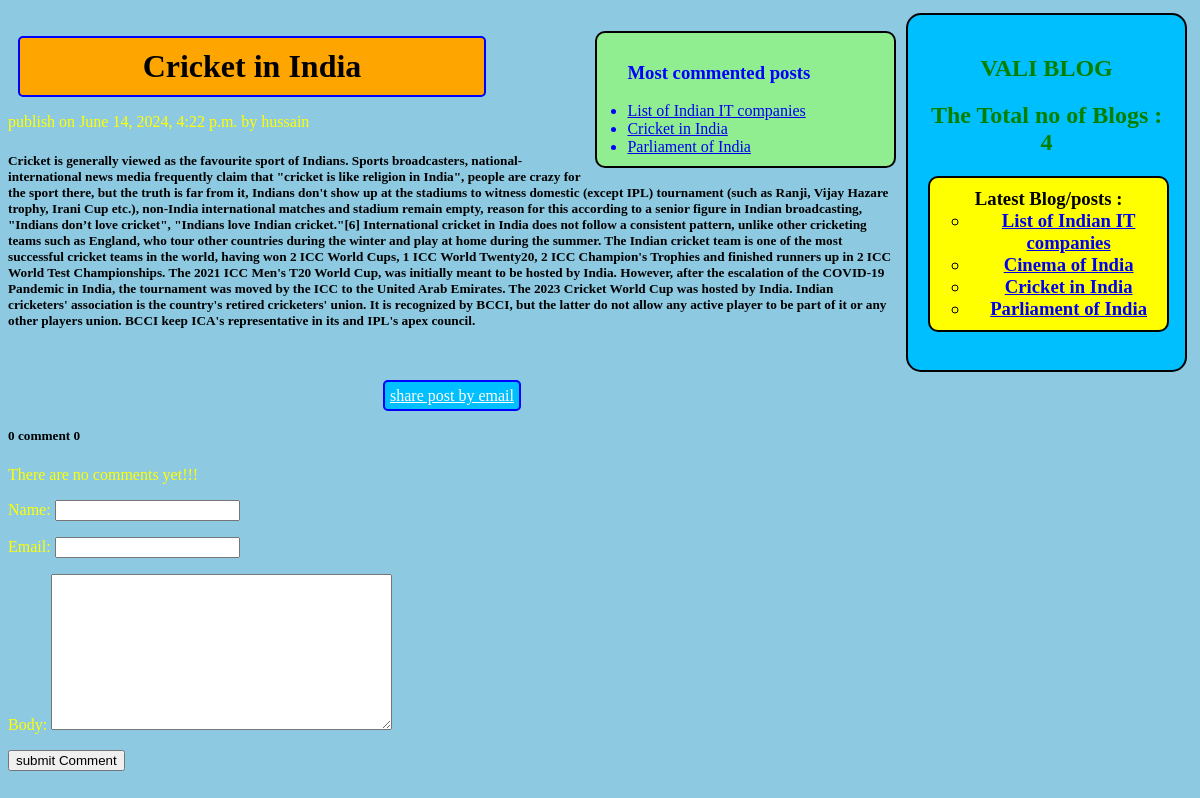
The page /2024/06/14/cricket-in-india/ on the database its author committed.
### blogapp/models.py (models this page shows, shortened)
class Post(models.Model):
    STATUS_CHOICES = (("drift", "Drift"), ("published", "Published"))
    title = models.CharField(max_length=50)
    slug = models.SlugField(max_length=50, unique_for_date="publish")
    author = models.ForeignKey(
        User, related_name="blog_posts", on_delete=models.CASCADE
    )
    body = models.TextField()
    publish = models.DateTimeField(default=timezone.now)
    created = models.DateTimeField(auto_now_add=True)
    updated = models.DateTimeField(auto_now_add=True)
    status = models.CharField(max_length=50, choices=STATUS_CHOICES, default="drift")
    objects = customManager()
    tags = TaggableManager()
    class Meta:
        ordering = ("-publish",)
    def get_absolute_url(self):
        return reverse(
            "post_detail",
            args=[
                self.publish.year,
                self.publish.strftime("%m"),
                self.publish.strftime("%d"),
                self.slug,
            ],
        )

### blogapp/views.py (the view)
# urls.py: path('<int:year>/<int:month>/<int:day>/<slug:post>/', views.post_detail, name='post_detail'),
def post_detail(request, year, month, day, post):
    post = get_object_or_404(
        Post, slug=post, publish__year=year, publish__month=month, publish__day=day
    )
    comments = post.comments.filter(active=True)
    csubmit = False
    if request.method == "POST":
        form = CommentForm(request.POST)
        if form.is_valid():
            new_comment = form.save(commit=False)
            new_comment.post = post
            new_comment.save()
            csubmit = True
    else:
        form = CommentForm()
    my_dict_1 = {"post": post, "form": form, "csubmit": csubmit, "comments": comments}
    return render(request, "blogapp/post_detail.html", my_dict_1)

### blogapp/forms.py
class CommentForm(forms.ModelForm):
    class Meta:
        model = Comment
        fields = ("name", "email", "body")

### blogapp/templatetags/blog_tags.py (called while the page is built)
@register.simple_tag(name="my_tag")
def total_posts():
    return Post.objects.count()

@register.inclusion_tag("blogapp/latest_posts.html")
def show_latest_posts():
    latest_posts = Post.objects.order_by("-publish")[:4]
    return {"latest_posts": latest_posts}

@register.simple_tag()
def get_most_commented_posts(count=3):
    return Post.objects.annotate(total_comments=Count("comments")).order_by(
        "-total_comments"
    )[:count]

### templates/blogapp/post_detail.html (shortened to what this page needs)
{% extends "blogapp/base.html" %}
{% block content_block %}
<h1>{{ post.title}}</h1>
<p>publish on {{ post.publish }} by {{ post.author }}</p>
<h5>{{post.body}}</h5>
<br><br>
<div align="center">
	<a href="/{{ post_1.id }}/share" class="button">share post by email </a>
</div>
{% with comments.count as comments_count %}
<h5> {{comments_count}} comment {{ comments_count}} </h5>
{% endwith %}
{% if comments %}
{% for comment in comments %}
<p>comment {{forloop.counter}} by {{comment.name}} on {{ comment.created}}</p>
<div>
	{{ comment.body}}
</div>
{% endfor %}
{% else %}
<p>There are no comments yet!!!</p>
{% endif %}
{% if csubmit %}
<h2>Your comment added successfully</h2>
<h3>Your comment added successfully</h3>
{% else %}
<form method="post">
	{{ form.as_p }}
	<input type="submit" name="" value="submit Comment">
</form>
{% endif %}
{% endblock content_block %}

### templates/blogapp/base.html (shortened to what this page needs)
<!DOCTYPE html>
{% load static %}
{% load blog_tags%}
<html>
<head>
	<link rel="stylesheet" type="text/css" href="{% static 'css/blogapp/blog.css' %}">
</head>
<body>
	<div class="sidebar">
		<ul class="topcorner">
			<h2>VALI BLOG</h2>
			<h2>The Total no of Blogs : {% my_tag %}</h2>
			<h3 class="leftflotblog">Latest Blog/posts : {% show_latest_posts %}</h3>
		</ul>
		<br>
		{% get_most_commented_posts as m_c_p %}
		<ul class="commentedpost">
			<h3>Most commented posts</h3>
			{% for post in m_c_p %}
			<li><a href="{{ post.get_absolute_url }}">{{ post.title }}</a></li>
			{% endfor %}
		</ul>
	</div>
	<div class="content">
		{% block content_block %}
		{% endblock content_block %}
	</div>
</body>
</html>

### templates/blogapp/latest_posts.html
<ul>
	{% for post in latest_posts %}
	<li><a href="{{ post.get_absolute_url }}">{{ post.title }}</a></li>
	{% endfor %}
</ul>

### static/css/blogapp/blog.css (style rules this page uses)
h1 { border: 2px solid blue; border-radius: 5px; padding: 10px; margin: 10px; background: orange; width: 50%; text-align: center; color: black; }
body { background: hsl(197, 59%, 72%); }
.topcorner { float: right; color: green; border: 2px solid black; width: 20%; margin: 5px; padding: 20px; background: deepskyblue; text-align: center; border-radius: 15px; }
.leftflotblog { float: bottom; width: 100%; border: 2px solid black; background: yellow; color: black; border-radius: 10px; text-align: center; padding: 10px 0px; }
.commentedpost { float: right; width: 20%; border: 2px solid black; background: lightgreen; color: blue; padding: 10px 30px; margin: 5px; border-radius: 10px; }
.content { color: black; width: 75%; }
p { color: yellow; }
a.button { border: 2px solid blue; border-radius: 5px; width: 15%; padding: 5px 5px; margin: 5px; background: deepskyblue; color: white; }

### rows shown on the page
Post: title "List of Indian IT companies"
Post: title "Cinema of India"
Post: title "Cricket in India", publish "June 14, 2024, 4:22 p.m.", author "hussain", body "Cricket is generally viewed as the favourite sport of Indians. Sports broadcasters, national-international news media frequently claim that \"cricket is like religion in India\", people are crazy for the sport there, but the truth is far from it, Indians don't show up at the stadiums to witness domestic (except IPL) tournament (such as Ranji, Vijay Hazare trophy, Irani Cup etc.), non-India international matches and stadium remain empty, reason for this according to a senior figure in Indian broadcasting, \"Indians don’t love cricket\", \"Indians love Indian cricket.\"[6] International cricket in India does not follow a consistent pattern, unlike other cricketing teams such as England, who tour…"
Post: title "Parliament of India"

### other values the page prints
{{ comments_count }} "0"
